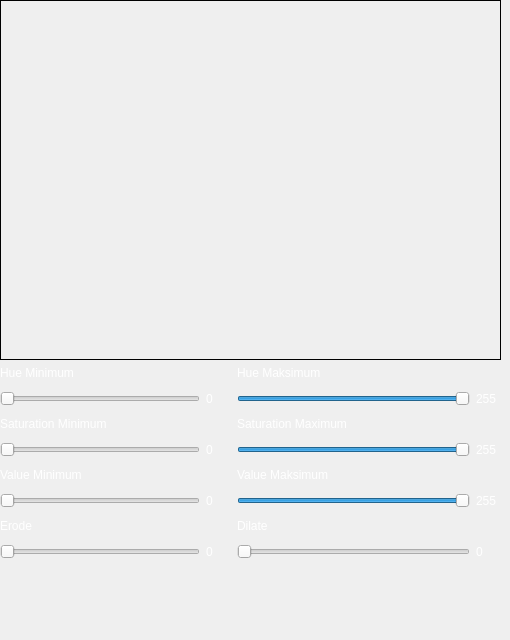
         <widget class="QWidget" name="warna5">
          <widget class="QWidget" name="layoutWidget_6">
           <property name="geometry">
            <rect>
             <x>0</x>
             <y>0</y>
             <width>501</width>
             <height>631</height>
            </rect>
           </property>
           <layout class="QVBoxLayout" name="verticalLayout_47">
            <item>
             <widget class="QLabel" name="labelWarna5">
              <property name="minimumSize">
               <size>
                <width>480</width>
                <height>360</height>
               </size>
              </property>
              <property name="baseSize">
               <size>
                <width>480</width>
                <height>360</height>
               </size>
              </property>
              <property name="frameShape">
               <enum>QFrame::Box</enum>
              </property>
              <property name="text">
               <string/>
              </property>
             </widget>
            </item>
            <item>
             <layout class="QFormLayout" name="formLayout_6">
              <item row="0" column="0">
               <layout class="QVBoxLayout" name="verticalLayout_48">
                <item>
                 <widget class="QLabel" name="label_41">
                  <property name="maximumSize">
                   <size>
                    <width>16777215</width>
                    <height>100</height>
                   </size>
                  </property>
                  <property name="styleSheet">
                   <string notr="true">color: rgb(255, 255, 255);</string>
                  </property>
                  <property name="text">
                   <string>Hue Minimum</string>
                  </property>
                 </widget>
                </item>
                <item>
                 <layout class="QHBoxLayout" name="horizontalLayout_41">
                  <item>
                   <widget class="QSlider" name="hMin5">
                    <property name="minimumSize">
                     <size>
                      <width>200</width>
                      <height>0</height>
                     </size>
                    </property>
                    <property name="baseSize">
                     <size>
                      <width>200</width>
                      <height>100</height>
                     </size>
                    </property>
                    <property name="maximum">
                     <number>255</number>
                    </property>
                    <property name="orientation">
                     <enum>Qt::Horizontal</enum>
                    </property>
                   </widget>
                  </item>
                  <item>
                   <widget class="QLabel" name="hMinVal5">
                    <property name="minimumSize">
                     <size>
                      <width>25</width>
                      <height>25</height>
                     </size>
                    </property>
                    <property name="styleSheet">
                     <string notr="true">color: rgb(255, 255, 255);</string>
                    </property>
                    <property name="text">
                     <string>0</string>
                    </property>
                   </widget>
                  </item>
                 </layout>
                </item>
               </layout>
              </item>
              <item row="0" column="1">
               <layout class="QVBoxLayout" name="verticalLayout_49">
                <item>
                 <widget class="QLabel" name="label_42">
                  <property name="maximumSize">
                   <size>
                    <width>16777215</width>
                    <height>100</height>
                   </size>
                  </property>
                  <property name="styleSheet">
                   <string notr="true">color: rgb(255, 255, 255);</string>
                  </property>
                  <property name="text">
                   <string>Hue Maksimum</string>
                  </property>
                 </widget>
                </item>
                <item>
                 <layout class="QHBoxLayout" name="horizontalLayout_42">
                  <item>
                   <widget class="QSlider" name="hMax5">
                    <property name="minimumSize">
                     <size>
                      <width>150</width>
                      <height>0</height>
                     </size>
                    </property>
                    <property name="baseSize">
                     <size>
                      <width>200</width>
                      <height>100</height>
                     </size>
                    </property>
                    <property name="maximum">
                     <number>255</number>
                    </property>
                    <property name="value">
                     <number>255</number>
                    </property>
                    <property name="orientation">
                     <enum>Qt::Horizontal</enum>
                    </property>
                   </widget>
                  </item>
                  <item>
                   <widget class="QLabel" name="hMaxVal5">
                    <property name="minimumSize">
                     <size>
                      <width>25</width>
                      <height>25</height>
                     </size>
                    </property>
                    <property name="styleSheet">
                     <string notr="true">color: rgb(255, 255, 255);</string>
                    </property>
                    <property name="text">
                     <string>255</string>
                    </property>
                   </widget>
                  </item>
                 </layout>
                </item>
               </layout>
              </item>
              <item row="1" column="0">
               <layout class="QVBoxLayout" name="verticalLayout_50">
                <item>
                 <widget class="QLabel" name="label_43">
                  <property name="maximumSize">
                   <size>
                    <width>16777215</width>
                    <height>100</height>
                   </size>
                  </property>
                  <property name="styleSheet">
                   <string notr="true">color: rgb(255, 255, 255);</string>
                  </property>
                  <property name="text">
                   <string>Saturation Minimum</string>
                  </property>
                 </widget>
                </item>
                <item>
                 <layout class="QHBoxLayout" name="horizontalLayout_43">
                  <item>
                   <widget class="QSlider" name="sMin5">
                    <property name="minimumSize">
                     <size>
                      <width>200</width>
                      <height>0</height>
                     </size>
                    </property>
                    <property name="baseSize">
                     <size>
                      <width>200</width>
                      <height>100</height>
                     </size>
                    </property>
                    <property name="maximum">
                     <number>255</number>
                    </property>
                    <property name="orientation">
                     <enum>Qt::Horizontal</enum>
                    </property>
                   </widget>
                  </item>
                  <item>
                   <widget class="QLabel" name="sMinVal5">
                    <property name="minimumSize">
                     <size>
                      <width>25</width>
                      <height>25</height>
                     </size>
                    </property>
                    <property name="styleSheet">
                     <string notr="true">color: rgb(255, 255, 255);</string>
                    </property>
                    <property name="text">
                     <string>0</string>
                    </property>
                   </widget>
                  </item>
                 </layout>
                </item>
               </layout>
              </item>
              <item row="1" column="1">
               <layout class="QVBoxLayout" name="verticalLayout_51">
                <item>
                 <widget class="QLabel" name="label_44">
                  <property name="maximumSize">
                   <size>
                    <width>16777215</width>
                    <height>100</height>
                   </size>
                  </property>
                  <property name="styleSheet">
                   <string notr="true">color: rgb(255, 255, 255);</string>
                  </property>
                  <property name="text">
                   <string>Saturation Maximum</string>
                  </property>
                 </widget>
                </item>
                <item>
                 <layout class="QHBoxLayout" name="horizontalLayout_44">
                  <item>
                   <widget class="QSlider" name="sMax5">
                    <property name="minimumSize">
                     <size>
                      <width>150</width>
                      <height>0</height>
                     </size>
                    </property>
                    <property name="baseSize">
                     <size>
                      <width>200</width>
                      <height>100</height>
                     </size>
                    </property>
                    <property name="maximum">
                     <number>255</number>
                    </property>
                    <property name="value">
                     <number>255</number>
                    </property>
                    <property name="orientation">
                     <enum>Qt::Horizontal</enum>
                    </property>
                   </widget>
                  </item>
                  <item>
                   <widget class="QLabel" name="sMaxVal5">
                    <property name="minimumSize">
                     <size>
                      <width>25</width>
                      <height>25</height>
                     </size>
                    </property>
                    <property name="styleSheet">
                     <string notr="true">color: rgb(255, 255, 255);</string>
                    </property>
                    <property name="text">
                     <string>255</string>
                    </property>
                   </widget>
                  </item>
                 </layout>
                </item>
               </layout>
              </item>
              <item row="2" column="0">
               <layout class="QVBoxLayout" name="verticalLayout_52">
                <item>
                 <widget class="QLabel" name="label_45">
                  <property name="maximumSize">
                   <size>
                    <width>16777215</width>
                    <height>100</height>
                   </size>
                  </property>
                  <property name="styleSheet">
                   <string notr="true">color: rgb(255, 255, 255);</string>
                  </property>
                  <property name="text">
                   <string>Value Minimum</string>
                  </property>
                 </widget>
                </item>
                <item>
                 <layout class="QHBoxLayout" name="horizontalLayout_45">
                  <item>
                   <widget class="QSlider" name="vMin5">
                    <property name="minimumSize">
                     <size>
                      <width>200</width>
                      <height>0</height>
                     </size>
                    </property>
                    <property name="baseSize">
                     <size>
                      <width>200</width>
                      <height>100</height>
                     </size>
                    </property>
                    <property name="maximum">
                     <number>255</number>
                    </property>
                    <property name="orientation">
                     <enum>Qt::Horizontal</enum>
                    </property>
                   </widget>
                  </item>
                  <item>
                   <widget class="QLabel" name="vMinVal5">
                    <property name="minimumSize">
                     <size>
                      <width>25</width>
                      <height>25</height>
                     </size>
                    </property>
                    <property name="styleSheet">
                     <string notr="true">color: rgb(255, 255, 255);</string>
                    </property>
                    <property name="text">
                     <string>0</string>
                    </property>
                   </widget>
                  </item>
                 </layout>
                </item>
               </layout>
              </item>
              <item row="2" column="1">
               <layout class="QVBoxLayout" name="verticalLayout_53">
                <item>
                 <widget class="QLabel" name="label_46">
                  <property name="maximumSize">
                   <size>
                    <width>16777215</width>
                    <height>100</height>
                   </size>
                  </property>
                  <property name="styleSheet">
                   <string notr="true">color: rgb(255, 255, 255);</string>
                  </property>
                  <property name="text">
                   <string>Value Maksimum</string>
                  </property>
                 </widget>
                </item>
                <item>
                 <layout class="QHBoxLayout" name="horizontalLayout_46">
                  <item>
                   <widget class="QSlider" name="vMax5">
                    <property name="minimumSize">
                     <size>
                      <width>150</width>
                      <height>0</height>
                     </size>
                    </property>
                    <property name="baseSize">
                     <size>
                      <width>200</width>
                      <height>100</height>
                     </size>
                    </property>
                    <property name="maximum">
                     <number>255</number>
                    </property>
                    <property name="value">
                     <number>255</number>
                    </property>
                    <property name="orientation">
                     <enum>Qt::Horizontal</enum>
                    </property>
                   </widget>
                  </item>
                  <item>
                   <widget class="QLabel" name="vMaxVal5">
                    <property name="minimumSize">
                     <size>
                      <width>25</width>
                      <height>25</height>
                     </size>
                    </property>
                    <property name="styleSheet">
                     <string notr="true">color: rgb(255, 255, 255);</string>
                    </property>
                    <property name="text">
                     <string>255</string>
                    </property>
                   </widget>
                  </item>
                 </layout>
                </item>
               </layout>
              </item>
              <item row="3" column="0">
               <layout class="QVBoxLayout" name="verticalLayout_54">
                <item>
                 <widget class="QLabel" name="label_47">
                  <property name="maximumSize">
                   <size>
                    <width>16777215</width>
                    <height>100</height>
                   </size>
                  </property>
                  <property name="styleSheet">
                   <string notr="true">color: rgb(255, 255, 255);</string>
                  </property>
                  <property name="text">
                   <string>Erode</string>
                  </property>
                 </widget>
                </item>
                <item>
                 <layout class="QHBoxLayout" name="horizontalLayout_47">
                  <item>
                   <widget class="QSlider" name="erode5">
                    <property name="minimumSize">
                     <size>
                      <width>200</width>
                      <height>0</height>
                     </size>
                    </property>
                    <property name="baseSize">
                     <size>
                      <width>200</width>
                      <height>100</height>
                     </size>
                    </property>
                    <property name="maximum">
                     <number>20</number>
                    </property>
                    <property name="orientation">
                     <enum>Qt::Horizontal</enum>
                    </property>
                   </widget>
                  </item>
                  <item>
                   <widget class="QLabel" name="erodeVal5">
                    <property name="minimumSize">
                     <size>
                      <width>25</width>
                      <height>25</height>
                     </size>
                    </property>
                    <property name="styleSheet">
                     <string notr="true">color: rgb(255, 255, 255);</string>
                    </property>
                    <property name="text">
                     <string>0</string>
                    </property>
                   </widget>
                  </item>
                 </layout>
                </item>
               </layout>
              </item>
              <item row="3" column="1">
               <layout class="QVBoxLayout" name="verticalLayout_55">
                <item>
                 <widget class="QLabel" name="label_48">
                  <property name="maximumSize">
                   <size>
                    <width>16777215</width>
                    <height>100</height>
                   </size>
                  </property>
                  <property name="styleSheet">
                   <string notr="true">color: rgb(255, 255, 255);</string>
                  </property>
                  <property name="text">
                   <string>Dilate</string>
                  </property>
                 </widget>
                </item>
                <item>
                 <layout class="QHBoxLayout" name="horizontalLayout_48">
                  <item>
                   <widget class="QSlider" name="dilate5">
                    <property name="minimumSize">
                     <size>
                      <width>150</width>
                      <height>0</height>
                     </size>
                    </property>
                    <property name="baseSize">
                     <size>
                      <width>200</width>
                      <height>100</height>
                     </size>
                    </property>
                    <property name="maximum">
                     <number>20</number>
                    </property>
                    <property name="orientation">
                     <enum>Qt::Horizontal</enum>
                    </property>
                   </widget>
                  </item>
                  <item>
                   <widget class="QLabel" name="dilateVal5">
                    <property name="minimumSize">
                     <size>
                      <width>25</width>
                      <height>25</height>
                     </size>
                    </property>
                    <property name="styleSheet">
                     <string notr="true">color: rgb(255, 255, 255);</string>
                    </property>
                    <property name="text">
                     <string>0</string>
                    </property>
                   </widget>
                  </item>
                 </layout>
                </item>
               </layout>
              </item>
             </layout>
            </item>
           </layout>
          </widget>
         </widget>
